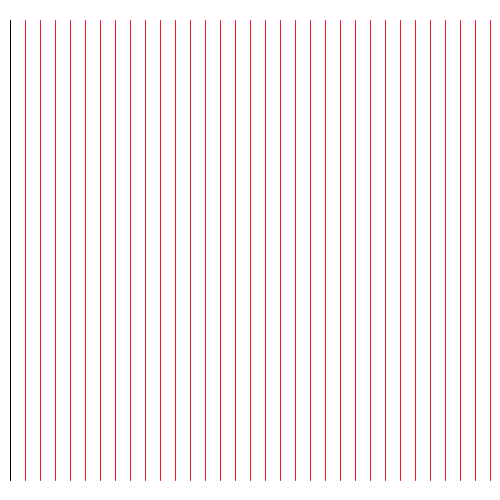
Frame 1 (no input)
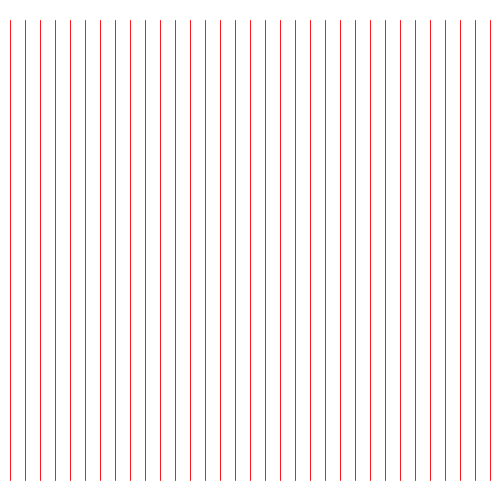
Frame 60 (the mouse pressed at the canvas centre just before this capture)
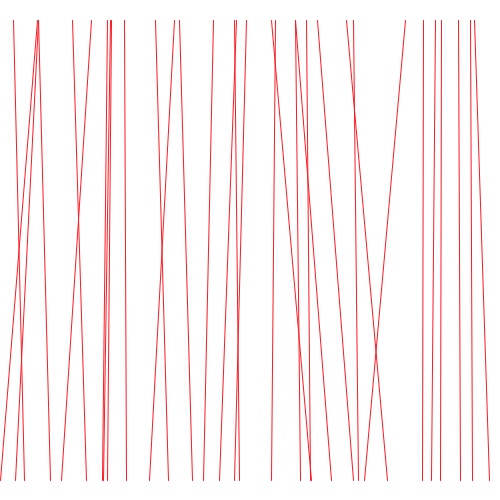
Frame 120 (the mouse held since frame 60 and released just before this capture)

The Processing sketch that drew these frames (run headless with seeded random() and noise(); from frame 60 on, the mouse is pressed at the canvas centre):

// Processing sketch: processing_44333
// ── processing_44333.pde



void setup() {
  size(500, 500);
  smooth();
}

void draw() {
  background(255);
  for (int x = 10; x < width; x += 15) {
    float mx = mouseX / 10;
    float offsetA = random(-mx, mx);
    float offsetB = random(-mx, mx);
    line(x + offsetA, 20, x - offsetB, 480);
    stroke(252,25,33);
  }
}
